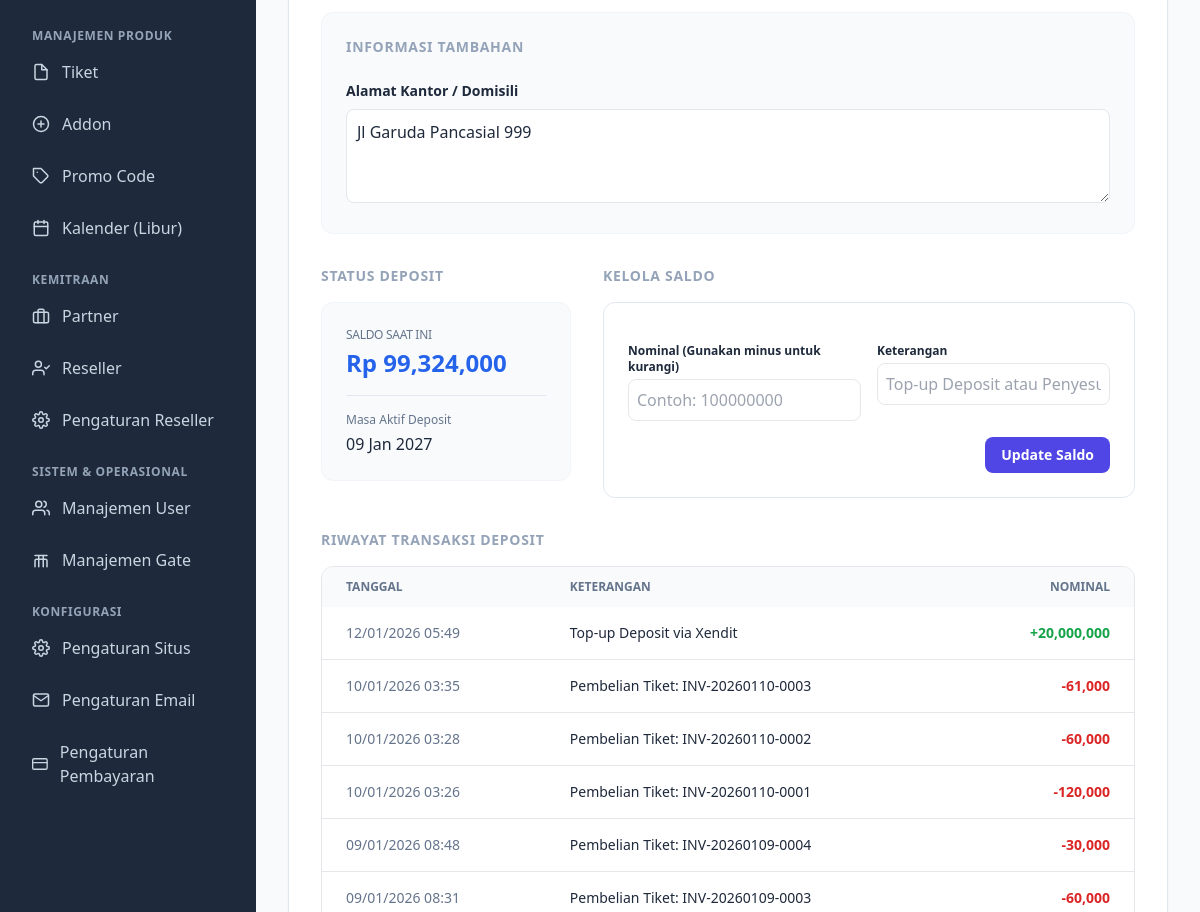
The page /dashboard/reseller/edit/3 (signed in, middle part) on the database as committed earlier.
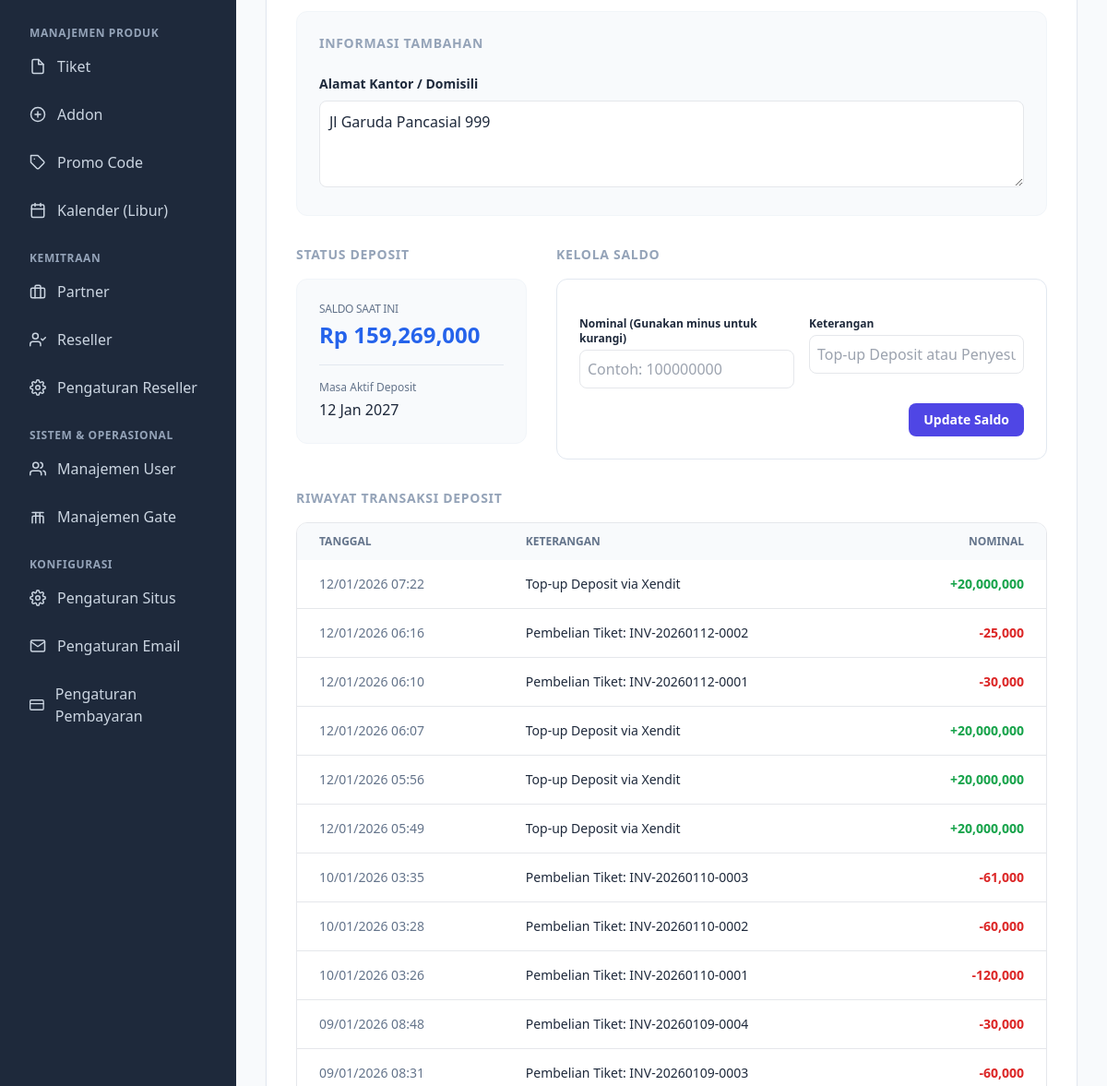
The same page on the database as committed later.
### app/models.py (models this page shows)
class User(db.Model):
    id = db.Column(db.Integer, primary_key=True)
    username = db.Column(db.String(50), unique=True, nullable=True)
    email = db.Column(db.String(100), unique=True, nullable=True)
    password = db.Column(db.String(200), nullable=False)
    name = db.Column(db.String(100))
    role = db.Column(db.String(20), default='admin')
    is_active = db.Column(db.Boolean, default=True)
    agency_name = db.Column(db.String(100))
    phone = db.Column(db.String(20))
    address = db.Column(db.Text)
    deposit_balance = db.Column(db.Integer, default=0)
    deposit_expires_at = db.Column(db.DateTime)

class DepositTransaction(db.Model):
    id = db.Column(db.Integer, primary_key=True)
    user_id = db.Column(db.Integer, db.ForeignKey('user.id'), nullable=False)
    amount = db.Column(db.Integer, nullable=False)  # Positive for top-up, negative for purchase
    transaction_type = db.Column(db.String(20), nullable=False)  # 'topup', 'purchase', 'adjustment'
    description = db.Column(db.String(200))
    external_id = db.Column(db.String(100), unique=True) # Unique ID for Xendit
    status = db.Column(db.String(20), default='completed') # 'pending', 'completed', 'failed', 'expired'
    xendit_invoice_id = db.Column(db.String(100))
    xendit_invoice_url = db.Column(db.String(255))
    created_at = db.Column(db.DateTime, default=datetime.utcnow)
    user = db.relationship('User', backref=db.backref('deposit_transactions', lazy=True))

### app/routes.py (the view, shortened to what this page needs)
@main.route('/dashboard/reseller/edit/<int:id>', methods=['GET', 'POST'])
def admin_edit_reseller(id):
    if not session.get('logged_in') or session.get('user_role') != 'admin': return redirect(url_for('main.login'))
    user = User.query.get_or_404(id)
    return render_template('admin/reseller_form.html', user=user, now=datetime.utcnow())

### app/templates/admin/reseller_form.html (shortened to what this page needs)
{% extends "admin_base.html" %}
{% block content %}
<div>
    <div
        class="bg-white dark:bg-slate-800 rounded-lg shadow-sm border border-slate-200 dark:border-slate-700 overflow-hidden p-8">
        <form id="profileForm"
                        action="{{ url_for('main.admin_edit_reseller', id=user.id) if user else url_for('main.admin_add_reseller') }}"
                        method="POST" class="space-y-8">
            <div class="bg-slate-50 dark:bg-slate-800/50 p-6 rounded-xl border border-slate-100 dark:border-slate-700">
                <h2 class="text-sm font-bold uppercase tracking-wider text-slate-400 mb-6">Informasi Tambahan</h2>
                <div>
                    <label class="block text-sm font-bold mb-2">Alamat Kantor / Domisili</label>
                    <textarea name="address" rows="3" placeholder="Alamat Lengkap"
                        class="w-full p-2.5 border rounded-lg bg-white dark:bg-slate-900 focus:ring-2 focus:ring-blue-500 outline-none dark:border-slate-600">{{ user.address if user else '' }}</textarea>
                </div>
            </div>
        </form>
        {% if user %}
        <div class="pt-8">
            <div class="grid grid-cols-1 lg:grid-cols-3 gap-8">
                <div class="space-y-4">
                    <h2 class="text-sm font-bold uppercase tracking-wider text-slate-400">Status Deposit</h2>
                    <div
                        class="bg-slate-50 dark:bg-slate-900 rounded-xl p-6 border border-slate-100 dark:border-slate-700">
                        <div class="text-xs text-slate-500 mb-1 uppercase tracking-tight">Saldo Saat Ini</div>
                        <div class="text-2xl font-bold text-blue-600">Rp {{ "{:,}".format(user.deposit_balance or 0)
                            }}</div>
                        <div class="mt-4 pt-4 border-t border-slate-200 dark:border-slate-800">
                            <div class="text-xs text-slate-500 mb-1">Masa Aktif Deposit</div>
                            <div
                                class="font-medium {% if user.deposit_expires_at and user.deposit_expires_at < now %}text-red-600{% endif %}">
                                {{ user.deposit_expires_at.strftime('%d %b %Y') if user.deposit_expires_at else
                                'Belum diatur' }}
                            </div>
                        </div>
                    </div>
                </div>
                <div class="space-y-4 lg:col-span-2">
                    <h2 class="text-sm font-bold uppercase tracking-wider text-slate-400">Kelola Saldo</h2>
                    <div
                        class="bg-white dark:bg-slate-900 border border-slate-200 dark:border-slate-700 rounded-xl p-6">
                        <form action="{{ url_for('main.admin_reseller_deposit', id=user.id) }}" method="POST"
                            class="space-y-4">
                            <div class="grid grid-cols-1 md:grid-cols-2 gap-4">
                                <div>
                                    <label class="block text-xs font-bold mb-1">Nominal (Gunakan minus untuk
                                        kurangi)</label>
                                    <input type="number" name="amount" placeholder="Contoh: 100000000"
                                        class="w-full p-2 border rounded-lg bg-transparent focus:ring-2 focus:ring-blue-500 outline-none dark:border-slate-600">
                                </div>
                                <div>
                                    <label class="block text-xs font-bold mb-1">Keterangan</label>
                                    <input type="text" name="description" placeholder="Top-up Deposit atau Penyesuaian"
                                        class="w-full p-2 border rounded-lg bg-transparent focus:ring-2 focus:ring-blue-500 outline-none dark:border-slate-600">
                                </div>
                            </div>
                            <div class="flex justify-end">
                                <button type="submit"
                                    formaction="{{ url_for('main.admin_reseller_deposit', id=user.id) }}"
                                    class="text-sm px-4 py-2 bg-indigo-600 text-white rounded-lg hover:bg-indigo-700 transition-colors font-bold">
                                    Update Saldo
                                </button>
                            </div>
                        </form>
                    </div>
                </div>
            </div>
            <div class="mt-8">
                <h2 class="text-sm font-bold uppercase tracking-wider text-slate-400 mb-4">Riwayat Transaksi Deposit
                </h2>
                <div class="overflow-x-auto border rounded-xl dark:border-slate-700">
                    <table class="w-full text-sm text-left">
                        <thead class="bg-slate-50 dark:bg-slate-900 text-slate-500 uppercase text-xs">
                            <tr>
                                <th class="px-6 py-3 font-bold">Tanggal</th>
                                <th class="px-6 py-3 font-bold">Keterangan</th>
                                <th class="px-6 py-3 font-bold text-right">Nominal</th>
                            </tr>
                        </thead>
                        <tbody class="divide-y dark:divide-slate-700">
                            {% for tx in user.deposit_transactions|sort(attribute='created_at', reverse=True) %}
                            <tr class="hover:bg-slate-50 dark:hover:bg-slate-800/50 transition-colors">
                                <td class="px-6 py-4 whitespace-nowrap text-slate-500">{{
                                    tx.created_at.strftime('%d/%m/%Y %H:%M') }}</td>
                                <td class="px-6 py-4 font-medium">{{ tx.description }}</td>
                                <td
                                    class="px-6 py-4 text-right font-bold {% if tx.amount > 0 %}text-green-600{% else %}text-red-600{% endif %}">
                                    {{ '+' if tx.amount > 0 }}{{ "{:,}".format(tx.amount) }}
                                </td>
                            </tr>
                            {% else %}
                            <tr>
                                <td colspan="3" class="px-6 py-8 text-center text-slate-400 italic">Belum ada
                                    riwayat transaksi.</td>
                            </tr>
                            {% endfor %}
                        </tbody>
                    </table>
                </div>
            </div>
        </div>
        {% endif %}
    </div>
</div>
{% endblock %}

### app/templates/admin_base.html (shortened to what this page needs)
<!doctype html>
<html lang="id">
<head>
    <script src="https://cdn.tailwindcss.com"></script>
    <link rel="stylesheet" href="https://cdn.jsdelivr.net/npm/flatpickr/dist/flatpickr.min.css">
    <link rel="stylesheet" href="{{ url_for('static', filename='css/style.css') }}">
</head>
<body class="bg-slate-100 dark:bg-slate-900 text-slate-800 dark:text-slate-100 flex h-screen overflow-hidden">
    <aside class="w-64 bg-slate-800 text-white flex-shrink-0 flex flex-col transition-all duration-300" id="sidebar">
        <nav class="flex-1 overflow-y-auto sidebar-scroll p-4 space-y-1">
            <a href="{{ url_for('main.admin_wristbands') }}"
                class="flex items-center gap-3 px-4 py-3 rounded-lg hover:bg-slate-700 transition-colors {% if 'wristbands' in request.endpoint %}bg-slate-700 text-white{% else %}text-slate-300{% endif %}">
            </a>
            <p class="px-4 pt-4 text-xs font-semibold text-slate-400 uppercase tracking-wider mb-2 mt-6">Manajemen Produk</p>
            <a href="{{ url_for('main.admin_tickets') }}"
                class="flex items-center gap-3 px-4 py-3 rounded-lg hover:bg-slate-700 transition-colors {% if 'tickets' in request.endpoint %}bg-slate-700 text-white{% else %}text-slate-300{% endif %}">
                <svg xmlns="http://www.w3.org/2000/svg" width="18" height="18" viewBox="0 0 24 24" fill="none"
                    stroke="currentColor" stroke-width="2" stroke-linecap="round" stroke-linejoin="round">
                    <path d="M13 2H6a2 2 0 0 0-2 2v16a2 2 0 0 0 2 2h12a2 2 0 0 0 2-2V9z"></path>
                    <polyline points="13 2 13 9 20 9"></polyline>
                </svg>
                Tiket
            </a>
            <a href="{{ url_for('main.admin_addons') }}"
                class="flex items-center gap-3 px-4 py-3 rounded-lg hover:bg-slate-700 transition-colors {% if 'addons' in request.endpoint %}bg-slate-700 text-white{% else %}text-slate-300{% endif %}">
                <svg xmlns="http://www.w3.org/2000/svg" width="18" height="18" viewBox="0 0 24 24" fill="none"
                    stroke="currentColor" stroke-width="2" stroke-linecap="round" stroke-linejoin="round">
                    <circle cx="12" cy="12" r="10"></circle>
                    <line x1="12" y1="8" x2="12" y2="16"></line>
                    <line x1="8" y1="12" x2="16" y2="12"></line>
                </svg>
                Addon
            </a>
            <a href="{{ url_for('main.admin_promos') }}"
                class="flex items-center gap-3 px-4 py-3 rounded-lg hover:bg-slate-700 transition-colors {% if 'promos' in request.endpoint %}bg-slate-700 text-white{% else %}text-slate-300{% endif %}">
                Promo Code
            </a>
            <a href="{{ url_for('main.admin_calendar') }}"
                class="flex items-center gap-3 px-4 py-3 rounded-lg hover:bg-slate-700 transition-colors {% if 'calendar' in request.endpoint %}bg-slate-700 text-white{% else %}text-slate-300{% endif %}">
                Kalender (Libur)
            </a>
            <p class="px-4 pt-4 text-xs font-semibold text-slate-400 uppercase tracking-wider mb-2 mt-6">Kemitraan</p>
            <a href="{{ url_for('main.admin_partners') }}"
                class="flex items-center gap-3 px-4 py-3 rounded-lg hover:bg-slate-700 transition-colors {% if 'partners' in request.endpoint %}bg-slate-700 text-white{% else %}text-slate-300{% endif %}">
                <svg xmlns="http://www.w3.org/2000/svg" width="18" height="18" viewBox="0 0 24 24" fill="none"
                    stroke="currentColor" stroke-width="2" stroke-linecap="round" stroke-linejoin="round">
                    <rect x="2" y="7" width="20" height="14" rx="2" ry="2"></rect>
                    <path d="M16 21V5a2 2 0 0 0-2-2h-4a2 2 0 0 0-2 2v16"></path>
                </svg>
                Partner
            </a>
            <a href="{{ url_for('main.admin_resellers') }}"
                class="flex items-center gap-3 px-4 py-3 rounded-lg hover:bg-slate-700 transition-colors {% if request.endpoint == 'main.admin_resellers' %}bg-slate-700 text-white{% else %}text-slate-300{% endif %}">
                Reseller
            </a>
            <a href="{{ url_for('main.admin_reseller_settings') }}"
                class="flex items-center gap-3 px-4 py-3 rounded-lg hover:bg-slate-700 transition-colors {% if request.endpoint == 'main.admin_reseller_settings' %}bg-slate-700 text-white{% else %}text-slate-300{% endif %}">
                Pengaturan Reseller
            </a>
            <p class="px-4 pt-4 text-xs font-semibold text-slate-400 uppercase tracking-wider mb-2 mt-6">Sistem & Operasional</p>
            <a href="{{ url_for('main.admin_users') }}"
                class="flex items-center gap-3 px-4 py-3 rounded-lg hover:bg-slate-700 transition-colors {% if request.endpoint == 'main.admin_users' and not request.args.get('role') %}bg-slate-700 text-white{% else %}text-slate-300{% endif %}">
                Manajemen User
            </a>
            <a href="{{ url_for('main.admin_gates') }}"
                class="flex items-center gap-3 px-4 py-3 rounded-lg hover:bg-slate-700 transition-colors {% if 'gates' in request.endpoint %}bg-slate-700 text-white{% else %}text-slate-300{% endif %}">
                Manajemen Gate
            </a>
            <p class="px-4 pt-4 text-xs font-semibold text-slate-400 uppercase tracking-wider mb-2 mt-6">Konfigurasi</p>
            <a href="{{ url_for('main.admin_settings') }}"
                class="flex items-center gap-3 px-4 py-3 rounded-lg hover:bg-slate-700 transition-colors {% if 'settings' in request.endpoint and 'email' not in request.endpoint and 'reseller' not in request.endpoint %}bg-slate-700 text-white{% else %}text-slate-300{% endif %}">
                Pengaturan Situs
            </a>
            <a href="{{ url_for('main.admin_email_settings') }}"
                class="flex items-center gap-3 px-4 py-3 rounded-lg hover:bg-slate-700 transition-colors {% if 'email' in request.endpoint %}bg-slate-700 text-white{% else %}text-slate-300{% endif %}">
                Pengaturan Email
            </a>
            <a href="{{ url_for('main.admin_payments') }}"
                class="flex items-center gap-3 px-4 py-3 rounded-lg hover:bg-slate-700 transition-colors {% if 'payments' in request.endpoint %}bg-slate-700 text-white{% else %}text-slate-300{% endif %}">
                <svg xmlns="http://www.w3.org/2000/svg" width="18" height="18" viewBox="0 0 24 24" fill="none"
                    stroke="currentColor" stroke-width="2" stroke-linecap="round" stroke-linejoin="round">
                    <rect x="1" y="4" width="22" height="16" rx="2" ry="2"></rect>
                    <line x1="1" y1="10" x2="23" y2="10"></line>
                </svg>
                Pengaturan Pembayaran
            </a>
        </nav>
    </aside>
    <main class="flex-1 flex flex-col h-screen overflow-hidden bg-slate-50 dark:bg-slate-900 relative">
        <div class="flex-1 overflow-y-auto p-4 md:p-8">
            {% block content %}{% endblock %}
        </div>
    </main>
</body>
</html>

### app/static/css/style.css (style rules this page uses)
:root { color-scheme: light dark; }

Rows that differ between the two databases and show on the page:
changed User "Jl Garuda Pancasial 999": deposit_balance "99,324,000" → "159,269,000"; deposit_expires_at "09 Jan 2027" → "12 Jan 2027"
added DepositTransaction: created_at "12/01/2026 07:22", description "Top-up Deposit via Xendit", amount "+", amount "20,000,000"
added DepositTransaction: created_at "12/01/2026 06:16", description "Pembelian Tiket: INV-20260112-0002", amount "-25,000"
added DepositTransaction: created_at "12/01/2026 06:10", description "Pembelian Tiket: INV-20260112-0001", amount "-30,000"
added DepositTransaction: created_at "12/01/2026 06:07", description "Top-up Deposit via Xendit", amount "+", amount "20,000,000"
added DepositTransaction: created_at "12/01/2026 05:56", description "Top-up Deposit via Xendit", amount "+", amount "20,000,000"
